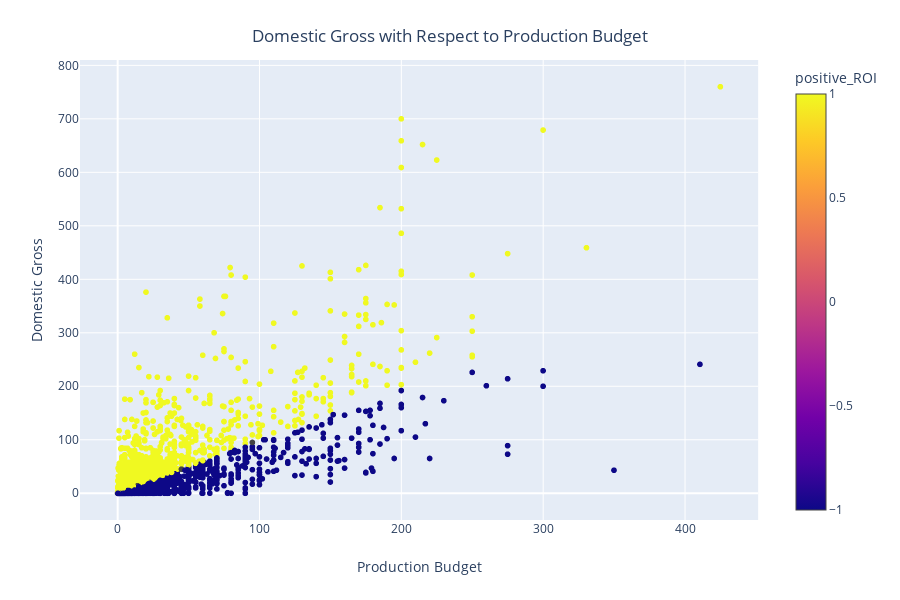

This figure's notebook cell:
### Code cell
fig = pt.scatter(profit_df, x = 'prod_budget_mil', y = 'dom_gross_mil',
                 color = 'positive_ROI', hover_name = 'title',
                 labels = {'prod_budget_mil': 'Production Budget', 'dom_gross_mil': 'Domestic Gross', 'genres': 'Genres'})

fig.update_layout(
    title={
        'text': "Domestic Gross with Respect to Production Budget",
        'y':0.95,
        'x':0.5,
        'xanchor': 'center',
        'yanchor': 'top'}, showlegend = False)

fig.show()

### Figure 1 — Plotly figure (JSON) as saved in the notebook; plotly's stock layout.template omitted (floating-point values rounded to 4 significant figures; data arrays with more than 128 entries replaced by an {"elided": "..."} marker saying what was removed)
{"data": [{"hoverlabel": {"namelength": 0}, "hovertemplate": "<b>%{hovertext}</b><br><br>Production Budget=%{x}<br>Domestic Gross=%{y}<br>positive_ROI=%{marker.color}", "hovertext": {"elided": "2343 str values"}, "legendgroup": "", "marker": {"color": {"elided": "2343 int values"}, "coloraxis": "coloraxis", "symbol": "circle"}, "mode": "markers", "name": "", "showlegend": false, "type": "scattergl", "x": {"elided": "2343 float values"}, "xaxis": "x", "y": {"elided": "2343 int values"}, "yaxis": "y"}], "layout": {"coloraxis": {"colorbar": {"title": {"text": "positive_ROI"}}, "colorscale": [[0, "#0d0887"], [0.1111, "#46039f"], [0.2222, "#7201a8"], [0.3333, "#9c179e"], [0.4444, "#bd3786"], [0.5556, "#d8576b"], [0.6667, "#ed7953"], [0.7778, "#fb9f3a"], [0.8889, "#fdca26"], [1, "#f0f921"]]}, "height": 600, "legend": {"tracegroupgap": 0}, "margin": {"t": 60}, "showlegend": false, "title": {"text": "Domestic Gross with Respect to Production Budget", "x": 0.5, "xanchor": "center", "y": 0.95, "yanchor": "top"}, "xaxis": {"anchor": "y", "domain": [0, 0.98], "title": {"text": "Production Budget"}}, "yaxis": {"anchor": "x", "domain": [0, 1], "title": {"text": "Domestic Gross"}}}}
